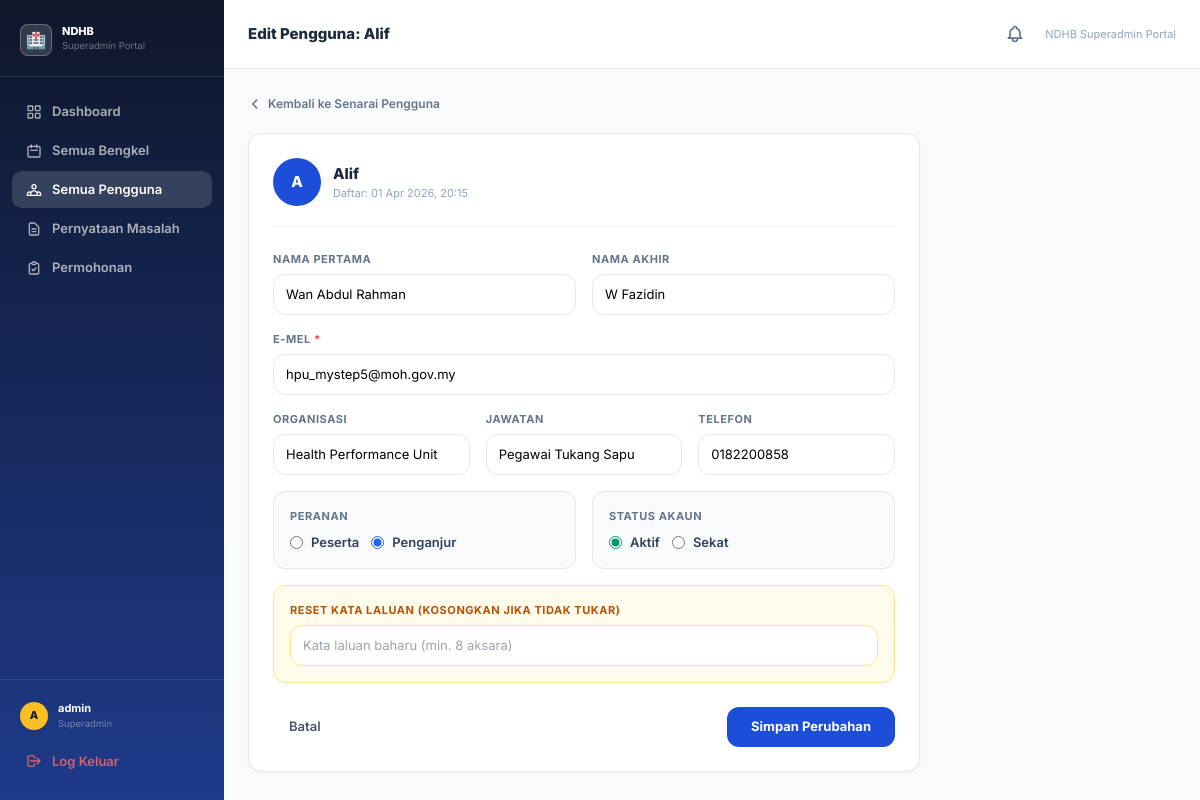
/superadmin/pengguna/3/edit/ (signed in), run on the app's committed database.
### bengkel/models.py (models this page shows, shortened)
class UserProfile(models.Model):
    user        = models.OneToOneField(User, on_delete=models.CASCADE, related_name="profile")
    telefon     = models.CharField(max_length=30, blank=True)
    jabatan     = models.CharField(max_length=200, blank=True)
    organisasi  = models.CharField(max_length=200, blank=True)
    updated_at  = models.DateTimeField(auto_now=True)
    class Meta:
        verbose_name        = "Profil Pengguna"
        verbose_name_plural = "Profil Pengguna"

### superadmin_portal/views.py (the view, shortened to what this page needs)
# urls.py: path("pengguna/<int:uid>/edit/",         views.edit_pengguna,          name="edit_pengguna"),
@login_required
def edit_pengguna(request, uid):
    if not request.user.is_superuser:
        return redirect("home")
    import re as _re
    u = get_object_or_404(User, pk=uid, is_superuser=False)
    profile, _ = UserProfile.objects.get_or_create(user=u)
    return render(request, "superadmin/edit_pengguna.html", {
        "u": u, "profile": profile,
        "pending_permohonan": _pending_count(),
    })

### superadmin_portal/views.py (called while the page is built)
def _pending_count():
    return PenganjurRequest.objects.filter(status="pending").count()

### templates/superadmin/edit_pengguna.html (shortened to what this page needs)
{% extends "superadmin/base.html" %}
{% block nav_pengguna %}active{% endblock %}
{% block page_title %}Edit Pengguna: {{ u.username }}{% endblock %}
{% block content %}
<div class="max-w-2xl">
  <a href="{% url 'superadmin:semua_pengguna' %}"
     class="inline-flex items-center gap-1.5 text-[12px] text-slate-500 hover:text-slate-700 mb-5 font-semibold">
    <svg class="w-3.5 h-3.5" fill="none" stroke="currentColor" stroke-width="2.5" viewBox="0 0 24 24"><path stroke-linecap="round" stroke-linejoin="round" d="M15 19l-7-7 7-7"/></svg>
    Kembali ke Senarai Pengguna
  </a>
  <div class="card p-6">
    <form method="post">
      <div class="flex items-center gap-3 mb-6 pb-5 border-b border-slate-100">
        <div class="w-12 h-12 rounded-full flex items-center justify-center text-white text-[15px] font-extrabold uppercase flex-shrink-0"
             style="background:{% if u.is_staff %}#1d4ed8{% else %}#0d9488{% endif %}">{{ u.username|first }}</div>
        <div>
          <div class="font-extrabold text-slate-800 text-[15px]">{{ u.username }}</div>
          <div class="text-[11px] text-slate-400">Daftar: {{ u.date_joined|date:"d M Y, H:i" }}</div>
        </div>
      </div>
      <div class="grid grid-cols-2 gap-4 mb-4">
        <div>
          <label class="block text-[11px] font-bold uppercase tracking-wider text-slate-500 mb-1.5">Nama Pertama</label>
          <input type="text" name="first_name" value="{{ u.first_name }}" placeholder="Nama pertama"
                 class="w-full px-3 py-2.5 rounded-xl text-[13px] border border-slate-200 focus:outline-none focus:border-blue-400 focus:ring-2 focus:ring-blue-100" />
        </div>
        <div>
          <label class="block text-[11px] font-bold uppercase tracking-wider text-slate-500 mb-1.5">Nama Akhir</label>
          <input type="text" name="last_name" value="{{ u.last_name }}" placeholder="Nama akhir"
                 class="w-full px-3 py-2.5 rounded-xl text-[13px] border border-slate-200 focus:outline-none focus:border-blue-400 focus:ring-2 focus:ring-blue-100" />
        </div>
      </div>
      <div class="mb-4">
        <label class="block text-[11px] font-bold uppercase tracking-wider text-slate-500 mb-1.5">E-mel <span class="text-red-500">*</span></label>
        <input type="email" name="email" value="{{ u.email }}" required
               class="w-full px-3 py-2.5 rounded-xl text-[13px] border border-slate-200 focus:outline-none focus:border-blue-400 focus:ring-2 focus:ring-blue-100" />
      </div>
      <div class="grid grid-cols-3 gap-4 mb-4">
        <div>
          <label class="block text-[11px] font-bold uppercase tracking-wider text-slate-500 mb-1.5">Organisasi</label>
          <input type="text" name="organisasi" value="{{ profile.organisasi }}" placeholder="Nama organisasi"
                 class="w-full px-3 py-2.5 rounded-xl text-[13px] border border-slate-200 focus:outline-none focus:border-blue-400 focus:ring-2 focus:ring-blue-100" />
        </div>
        <div>
          <label class="block text-[11px] font-bold uppercase tracking-wider text-slate-500 mb-1.5">Jawatan</label>
          <input type="text" name="jabatan" value="{{ profile.jabatan }}" placeholder="Jawatan"
                 class="w-full px-3 py-2.5 rounded-xl text-[13px] border border-slate-200 focus:outline-none focus:border-blue-400 focus:ring-2 focus:ring-blue-100" />
        </div>
        <div>
          <label class="block text-[11px] font-bold uppercase tracking-wider text-slate-500 mb-1.5">Telefon</label>
          <input type="text" name="telefon" value="{{ profile.telefon }}" placeholder="No. telefon"
                 class="w-full px-3 py-2.5 rounded-xl text-[13px] border border-slate-200 focus:outline-none focus:border-blue-400 focus:ring-2 focus:ring-blue-100" />
        </div>
      </div>
      <div class="grid grid-cols-2 gap-4 mb-4">
        <div class="p-4 rounded-xl border border-slate-200 bg-slate-50">
          <label class="block text-[11px] font-bold uppercase tracking-wider text-slate-500 mb-2">Peranan</label>
          <div class="flex items-center gap-3">
            <label class="flex items-center gap-2 cursor-pointer">
              <input type="radio" name="is_staff" value="0" {% if not u.is_staff %}checked{% endif %} class="accent-teal-600" />
              <span class="text-[13px] font-semibold text-slate-700">Peserta</span>
            </label>
            <label class="flex items-center gap-2 cursor-pointer">
              <input type="radio" name="is_staff" value="1" {% if u.is_staff %}checked{% endif %} class="accent-blue-600" />
              <span class="text-[13px] font-semibold text-slate-700">Penganjur</span>
            </label>
          </div>
        </div>
        <div class="p-4 rounded-xl border border-slate-200 bg-slate-50">
          <label class="block text-[11px] font-bold uppercase tracking-wider text-slate-500 mb-2">Status Akaun</label>
          <div class="flex items-center gap-3">
            <label class="flex items-center gap-2 cursor-pointer">
              <input type="radio" name="is_active" value="1" {% if u.is_active %}checked{% endif %} class="accent-emerald-600" />
              <span class="text-[13px] font-semibold text-slate-700">Aktif</span>
            </label>
            <label class="flex items-center gap-2 cursor-pointer">
              <input type="radio" name="is_active" value="0" {% if not u.is_active %}checked{% endif %} class="accent-red-500" />
              <span class="text-[13px] font-semibold text-slate-700">Sekat</span>
            </label>
          </div>
        </div>
      </div>
      <div class="mb-6 p-4 rounded-xl border border-amber-200 bg-amber-50">
        <label class="block text-[11px] font-bold uppercase tracking-wider text-amber-700 mb-1.5">Reset Kata Laluan (kosongkan jika tidak tukar)</label>
        <input type="password" name="new_password" placeholder="Kata laluan baharu (min. 8 aksara)"
               class="w-full px-3 py-2.5 rounded-xl text-[13px] border border-amber-200 bg-white focus:outline-none focus:border-amber-400 focus:ring-2 focus:ring-amber-100" />
      </div>
      <div class="flex items-center justify-between">
        <a href="{% url 'superadmin:semua_pengguna' %}"
           class="px-4 py-2.5 rounded-xl text-[13px] font-semibold text-slate-600 hover:bg-slate-100 transition-colors">Batal</a>
        <button type="submit"
          class="px-6 py-2.5 rounded-xl text-[13px] font-bold text-white transition-all hover:opacity-90"
          style="background:#1d4ed8">Simpan Perubahan</button>
      </div>
    </form>
  </div>
</div>
{% endblock %}

### templates/superadmin/base.html (shortened to what this page needs)
<!DOCTYPE html>
<html lang="ms" class="h-full">
<head>
  <script src="https://cdn.tailwindcss.com"></script>
</head>
<body class="h-full bg-slate-50 flex">
  <aside class="w-56 flex-shrink-0 flex flex-col min-h-screen" style="background:linear-gradient(180deg,#0f172a 0%,#1e3a8a 100%)">
    <div class="px-5 pt-6 pb-5 border-b border-white/10">
      <div class="flex items-center gap-2.5">
        <div class="w-8 h-8 rounded-lg bg-white/15 border border-white/25 flex items-center justify-center text-base">🏥</div>
        <div>
          <div class="text-white text-[11px] font-extrabold leading-none">NDHB</div>
          <div class="text-white/40 text-[9.5px] mt-0.5">Superadmin Portal</div>
        </div>
      </div>
    </div>
    <nav class="flex-1 px-3 pt-4 space-y-0.5">
      <a href="{% url 'superadmin:dashboard' %}" class="nav-link {% block nav_dashboard %}{% endblock %}">
        <svg class="w-4 h-4 flex-shrink-0" fill="none" stroke="currentColor" stroke-width="2" viewBox="0 0 24 24"><rect x="3" y="3" width="7" height="7" rx="1"/><rect x="14" y="3" width="7" height="7" rx="1"/><rect x="3" y="14" width="7" height="7" rx="1"/><rect x="14" y="14" width="7" height="7" rx="1"/></svg>
        Dashboard
      </a>
      <a href="{% url 'superadmin:semua_bengkel' %}" class="nav-link {% block nav_bengkel %}{% endblock %}">
        <svg class="w-4 h-4 flex-shrink-0" fill="none" stroke="currentColor" stroke-width="2" viewBox="0 0 24 24"><path stroke-linecap="round" stroke-linejoin="round" d="M8 7V3m8 4V3m-9 8h10M5 21h14a2 2 0 002-2V7a2 2 0 00-2-2H5a2 2 0 00-2 2v12a2 2 0 002 2z"/></svg>
        Semua Bengkel
      </a>
      <a href="{% url 'superadmin:semua_pengguna' %}" class="nav-link {% block nav_pengguna %}{% endblock %}">
        Semua Pengguna
      </a>
      <a href="{% url 'superadmin:semua_pernyataan' %}" class="nav-link {% block nav_pernyataan %}{% endblock %}">
        <svg class="w-4 h-4 flex-shrink-0" fill="none" stroke="currentColor" stroke-width="2" viewBox="0 0 24 24"><path stroke-linecap="round" stroke-linejoin="round" d="M9 12h6m-6 4h6m2 5H7a2 2 0 01-2-2V5a2 2 0 012-2h5.586a1 1 0 01.707.293l5.414 5.414a1 1 0 01.293.707V19a2 2 0 01-2 2z"/></svg>
        Pernyataan Masalah
      </a>
      <a href="{% url 'superadmin:permohonan_penganjur' %}" class="nav-link {% block nav_permohonan %}{% endblock %}">
        <svg class="w-4 h-4 flex-shrink-0" fill="none" stroke="currentColor" stroke-width="2" viewBox="0 0 24 24"><path stroke-linecap="round" stroke-linejoin="round" d="M9 5H7a2 2 0 00-2 2v12a2 2 0 002 2h10a2 2 0 002-2V7a2 2 0 00-2-2h-2M9 5a2 2 0 002 2h2a2 2 0 002-2M9 5a2 2 0 012-2h2a2 2 0 012 2m-6 9l2 2 4-4"/></svg>
        <span class="flex-1">Permohonan</span>
      </a>
    </nav>
    <div class="px-3 pb-5 pt-3 border-t border-white/10">
      <div class="flex items-center gap-2.5 px-2 py-2">
        <div class="w-7 h-7 rounded-full bg-amber-400 flex items-center justify-center text-[11px] font-extrabold text-slate-900 uppercase">{{ request.user.username|first }}</div>
        <div class="flex-1 min-w-0">
          <div class="text-white text-[11px] font-bold truncate">{{ request.user.username }}</div>
          <div class="text-white/40 text-[9.5px]">Superadmin</div>
        </div>
      </div>
      <a href="{% url 'logout' %}" class="nav-link mt-1" style="color:rgba(248,113,113,.8)">
        <svg class="w-4 h-4 flex-shrink-0" fill="none" stroke="currentColor" stroke-width="2" viewBox="0 0 24 24"><path stroke-linecap="round" stroke-linejoin="round" d="M17 16l4-4m0 0l-4-4m4 4H7m6 4v1a3 3 0 01-3 3H6a3 3 0 01-3-3V7a3 3 0 013-3h4a3 3 0 013 3v1"/></svg>
        Log Keluar
      </a>
    </div>
  </aside>
  <div class="flex-1 flex flex-col min-h-screen overflow-hidden">
    <header class="bg-white border-b border-slate-200 px-6 py-4 flex items-center justify-between flex-shrink-0">
      <h1 class="text-[15px] font-extrabold text-slate-800">{% block page_title %}Dashboard{% endblock %}</h1>
      <div class="flex items-center gap-3">
        <a href="{% url 'superadmin:permohonan_penganjur' %}" class="relative p-2 rounded-xl hover:bg-slate-100 transition-colors" title="Permohonan Penganjur">
        </a>
        <span class="text-[11px] text-slate-400">NDHB Superadmin Portal</span>
      </div>
    </header>
    <main class="flex-1 overflow-y-auto px-6 py-6">
      {% block content %}{% endblock %}
    </main>
  </div>
</body>
</html>

### templates/superadmin/base.html (style rules this page uses)
* { -webkit-font-smoothing:antialiased; }
body { font-family:"Inter",system-ui,sans-serif; }
.card { background:#fff;border-radius:.875rem;border:1px solid #e2e8f0;box-shadow:0 1px 3px rgba(0,0,0,.06); }
.nav-link { display:flex;align-items:center;gap:.625rem;padding:.55rem .875rem;border-radius:.625rem;font-size:.8125rem;font-weight:600;color:rgba(255,255,255,.65);transition:background .15s,color .15s; }
.nav-link.active { background:rgba(255,255,255,.15);color:#fff; }

### data on the page
UserProfile: organisasi "Health Performance Unit", jabatan "Pegawai Tukang Sapu", telefon "0182200858"

### other printed values
{{ request.user.username|first }} "A"
{{ request.user.username }} "admin"
{{ u.username }} "Alif"
{{ u.username|first }} "A"
{{ u.date_joined|date:"d M Y, H:i" }} "01 Apr 2026, 20:15"
